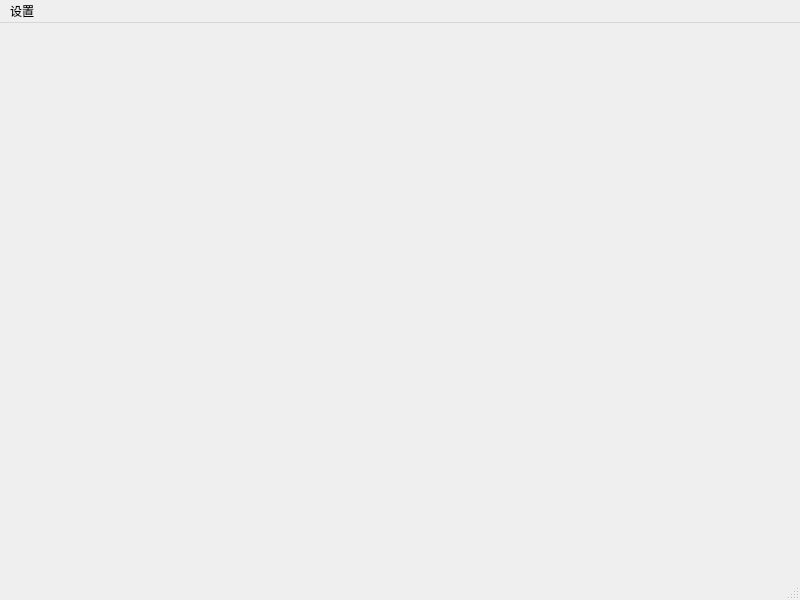
<?xml version="1.0" encoding="UTF-8"?>
<ui version="4.0">
 <class>PluginWidget</class>
 <widget class="QMainWindow" name="PluginWidget">
  <property name="geometry">
   <rect>
    <x>0</x>
    <y>0</y>
    <width>800</width>
    <height>600</height>
   </rect>
  </property>
  <property name="windowTitle">
   <string>PluginWidget</string>
  </property>
  <widget class="QWidget" name="centralwidget"/>
  <widget class="QMenuBar" name="menubar">
   <property name="geometry">
    <rect>
     <x>0</x>
     <y>0</y>
     <width>800</width>
     <height>23</height>
    </rect>
   </property>
   <widget class="QMenu" name="menu">
    <property name="title">
     <string>设置</string>
    </property>
    <addaction name="actionPlugins"/>
    <addaction name="actionCreatePlugin"/>
   </widget>
   <addaction name="menu"/>
  </widget>
  <widget class="QStatusBar" name="statusbar"/>
  <action name="actionPlugins">
   <property name="text">
    <string>插件管理</string>
   </property>
  </action>
  <action name="actionCreatePlugin">
   <property name="text">
    <string>插件创建</string>
   </property>
  </action>
 </widget>
 <resources/>
 <connections/>
</ui>
